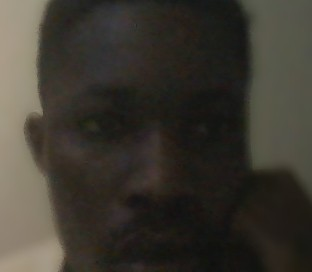
#> input picture offline_queue/FIDELITY_GH_LAPTOP-D70CL59R_20260714T110445_556712.jpg, 312 x 272 px
$ python -i desktop_capture.py   (imports and definitions only)   (older library calls are emulated)
#> lines starting #> are read from the running program, lines starting #| are printed output that depends on the picture
from __future__ import annotations

import json
import os
import socket
import threading
import time
import traceback
from dataclasses import dataclass
from datetime import datetime, timezone
from pathlib import Path
from typing import Optional

import cv2
import numpy as np
import requests
from dotenv import load_dotenv


ROOT = Path(__file__).resolve().parent
# [1 line not run here, left out]


def env_bool(name: str, default: bool) -> bool:
    value = os.getenv(name)

    if value is None:
        return default

    return value.strip().lower() in {
        "1",
        "true",
        "yes",
        "on",
    }


def env_int(name: str, default: int) -> int:
    try:
        return int(
            os.getenv(
                name,
                default,
            )
        )

    except (TypeError, ValueError):
        return default


def env_float(
    name: str,
    default: float,
) -> float:
    try:
        return float(
            os.getenv(
                name,
                default,
            )
        )

    except (TypeError, ValueError):
        return default


# API and workstation identity
FACE_API_URL = os.getenv(
    "FACE_API_URL",
    "http://127.0.0.1:8001/upload-face",
).strip()

BANK_CODE = os.getenv(
    "BANK_CODE",
    "",
).strip().upper()

BANK_API_KEY = os.getenv(
    "BANK_API_KEY",
    "",
).strip()

PC_NAME = socket.gethostname().strip().upper()


# Camera
CAMERA_INDEX = env_int(
    "CAMERA_INDEX",
    0,
)

CAMERA_WIDTH = env_int(
    "CAMERA_WIDTH",
    1280,
)

CAMERA_HEIGHT = env_int(
    "CAMERA_HEIGHT",
    720,
)

CAMERA_FPS = env_int(
    "CAMERA_FPS",
    30,
)

MAX_CONSECUTIVE_READ_FAILURES = max(
    1,
    env_int(
        "MAX_CONSECUTIVE_READ_FAILURES",
        30,
    ),
)

REQUEST_TIMEOUT_SECONDS = env_int(
    "REQUEST_TIMEOUT_SECONDS",
    90,
)

PREVIEW_ENABLED = env_bool(
    "PREVIEW_ENABLED",
    True,
)

UPLOAD_FACE_CROP = env_bool(
    "UPLOAD_FACE_CROP",
    True,
)

JPEG_QUALITY = max(
    60,
    min(
        env_int(
            "JPEG_QUALITY",
            92,
        ),
        100,
    ),
)


# Customer-only capture zone, expressed as percentages
# of the full frame.
ROI_LEFT = env_float(
    "ROI_LEFT",
    0.18,
)

ROI_TOP = env_float(
    "ROI_TOP",
    0.06,
)

ROI_RIGHT = env_float(
    "ROI_RIGHT",
    0.82,
)

ROI_BOTTOM = env_float(
    "ROI_BOTTOM",
    0.96,
)
#> further down, picture is the input picture: shape (272, 312, 3); mean B, G, R 48, 56.3, 60.2


# Quality gate
MIN_FACE_WIDTH_PIXELS = env_int(
    "MIN_FACE_WIDTH_PIXELS",
    120,
)

MIN_FACE_HEIGHT_PIXELS = env_int(
    "MIN_FACE_HEIGHT_PIXELS",
    120,
)

MIN_FACE_AREA_RATIO = env_float(
    "MIN_FACE_AREA_RATIO",
    0.035,
)

BLUR_THRESHOLD = env_float(
    "BLUR_THRESHOLD",
    45.0,
)

MIN_BRIGHTNESS = env_float(
    "MIN_BRIGHTNESS",
    45.0,
)

MAX_BRIGHTNESS = env_float(
    "MAX_BRIGHTNESS",
    215.0,
)

MAX_DARK_PIXEL_FRACTION = env_float(
    "MAX_DARK_PIXEL_FRACTION",
    env_float(
        "MAX_DARK_PIXEL_PERCENT",
        0.58,
    ),
)

MAX_BRIGHT_PIXEL_FRACTION = env_float(
    "MAX_BRIGHT_PIXEL_FRACTION",
    env_float(
        "MAX_BRIGHT_PIXEL_PERCENT",
        0.38,
    ),
)


# Stability and duplicate prevention
STABLE_FRAMES_REQUIRED = max(
    2,
    env_int(
        "STABLE_FRAMES_REQUIRED",
        6,
    ),
)

STABILITY_IOU_THRESHOLD = env_float(
    "STABILITY_IOU_THRESHOLD",
    0.55,
)

SAMPLE_WINDOW_SECONDS = env_float(
    "SAMPLE_WINDOW_SECONDS",
    1.2,
)

MIN_GOOD_CANDIDATES = max(
    1,
    env_int(
        "MIN_GOOD_CANDIDATES",
        4,
    ),
)

DETECTION_INTERVAL_FRAMES = max(
    1,
    env_int(
        "DETECTION_INTERVAL_FRAMES",
        2,
    ),
)

FACE_ABSENCE_RESET_SECONDS = env_float(
    "FACE_ABSENCE_RESET_SECONDS",
    1.8,
)

CAPTURE_COOLDOWN_SECONDS = env_float(
    "CAPTURE_COOLDOWN_SECONDS",
    env_float(
        "CAPTURE_INTERVAL_SECONDS",
        5.0,
    ),
)


# Offline queue
OFFLINE_QUEUE_DIR = (
    ROOT
    / os.getenv(
        "OFFLINE_QUEUE_DIR",
        "offline_queue",
    )
)

QUEUE_RETRY_INTERVAL_SECONDS = env_float(
    "QUEUE_RETRY_INTERVAL_SECONDS",
    30.0,
)

MAX_OFFLINE_QUEUE_FILES = max(
    10,
    env_int(
        "MAX_OFFLINE_QUEUE_FILES",
        300,
    ),
)

REJECTED_CAPTURE_RETENTION_SECONDS = max(
    0,
    env_int(
        "REJECTED_CAPTURE_RETENTION_SECONDS",
        86400,
    ),
)

OFFLINE_QUEUE_LOCK = threading.Lock()
QUEUE_RETRY_LOCK = threading.Lock()

WINDOW_NAME = "Customer Capture Setup"

Box = tuple[
    int,
    int,
    int,
    int,
]


class CameraReadError(RuntimeError):
    """Raised when a camera repeatedly fails to return frames."""


FACE_CASCADE = cv2.CascadeClassifier(
    cv2.data.haarcascades
    + "haarcascade_frontalface_default.xml"
)

EYE_CASCADE = cv2.CascadeClassifier(
    cv2.data.haarcascades
    + "haarcascade_eye_tree_eyeglasses.xml"
)

@dataclass
class Quality:
    accepted: bool
    score: float
    blur: float
    brightness: float
    eye_count: int
    face_area_ratio: float
    reason: str


@dataclass
class Candidate:
    frame: np.ndarray
    face_crop: np.ndarray
    quality: Quality


# -----------------------------------------------------------------------------
# Camera and face analysis
# -----------------------------------------------------------------------------


# [108 lines left out: functions validate_settings, open_camera, not called in this run]


def get_roi(
    frame: np.ndarray,
) -> Box:
    height, width = frame.shape[:2]
#> height = 272; width = 312

    x1 = max(
        0,
        min(
            int(
                width * ROI_LEFT
            ),
            width - 2,
        ),
    )
#> x1 = 56

    y1 = max(
        0,
        min(
            int(
                height * ROI_TOP
            ),
            height - 2,
        ),
    )
#> y1 = 16

    x2 = max(
        x1 + 1,
        min(
            int(
                width * ROI_RIGHT
            ),
            width,
        ),
    )
#> x2 = 255

    y2 = max(
        y1 + 1,
        min(
            int(
                height * ROI_BOTTOM
            ),
            height,
        ),
    )
#> y2 = 261

    return (
        x1,
        y1,
        x2 - x1,
        y2 - y1,
    )


def detect_faces(
    frame: np.ndarray,
) -> tuple[
    list[Box],
    Box,
]:
    rx, ry, rw, rh = get_roi(
        frame
    )
#> rx = 56; ry = 16; rw = 199; rh = 245

    region = frame[
        ry:ry + rh,
        rx:rx + rw,
    ]
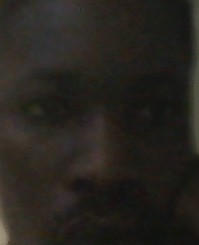
#> region: shape (245, 199, 3); mean B, G, R 30.4, 35.6, 38.9

    gray = cv2.cvtColor(
        region,
        cv2.COLOR_BGR2GRAY,
    )

    gray = cv2.equalizeHist(
        gray
    )
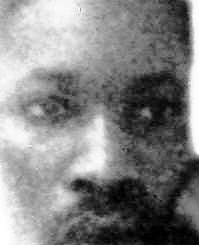
#> gray: shape (245, 199); min 0, max 255, mean 131

    minimum = max(
        80,
        min(
            MIN_FACE_WIDTH_PIXELS,
            int(
                rw * 0.18
            ),
        ),
    )
#> minimum = 80

    found = FACE_CASCADE.detectMultiScale(
        gray,
        scaleFactor=1.1,
        minNeighbors=6,
        minSize=(
            minimum,
            minimum,
        ),
        flags=cv2.CASCADE_SCALE_IMAGE,
    )
#> found = ()

    faces: list[Box] = []

    for x, y, width, height in found:
        if (
            width < MIN_FACE_WIDTH_PIXELS
            or height < MIN_FACE_HEIGHT_PIXELS
        ):
            continue

        area_ratio = (
            width * height
        ) / float(
            max(
                rw * rh,
                1,
            )
        )

        if area_ratio < MIN_FACE_AREA_RATIO:
            continue

        faces.append(
            (
                rx + int(x),
                ry + int(y),
                int(width),
                int(height),
            )
        )
#> this loop made 0 passes
#> after the loop, faces = []

    faces.sort(
        key=lambda box: (
            box[2] * box[3]
        ),
        reverse=True,
    )

    return (
        faces,
        (
            rx,
            ry,
            rw,
            rh,
        ),
    )


# [1437 lines left out: functions iou, face_crop_with_margin, inspect_quality, encode_jpeg, api_error, send_to_api and 15 more, not called in this run]


# [2 lines not run here, left out]

>>> import cv2
>>> picture = cv2.imread('offline_queue/FIDELITY_GH_LAPTOP-D70CL59R_20260714T110445_556712.jpg')
>>> result = detect_faces(picture)
#> result = ([], (56, 16, 199, 245))

$ run again, on offline_queue/FIDELITY_GH_LAPTOP-D70CL59R_20260714T110506_672333.jpg
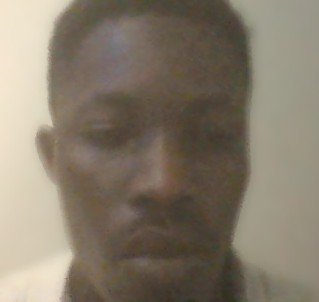
#> input picture offline_queue/FIDELITY_GH_LAPTOP-D70CL59R_20260714T110506_672333.jpg, 319 x 302 px
#> picture is the input picture: shape (302, 319, 3); mean B, G, R 106.7, 122.8, 133.2
#> rx = 57; ry = 18; rw = 204; rh = 271
#> in detect_faces, `region = frame[ ry:ry + rh, rx:rx + rw, ]`:
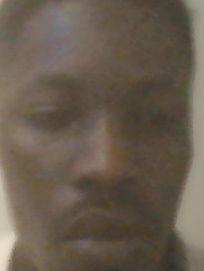
#> region: shape (271, 204, 3); mean B, G, R 78.4, 92.5, 104.5
#> in detect_faces, `gray = cv2.equalizeHist( gray )`:
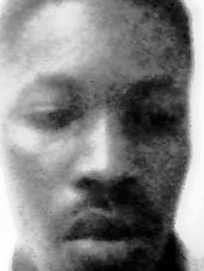
#> gray: shape (271, 204); min 0, max 255, mean 129.3
#> minimum = 80
#> found = ()
#> after the loop in detect_faces, `for x, y, width, height in found:`: faces = []
#> result = ([], (57, 18, 204, 271))
